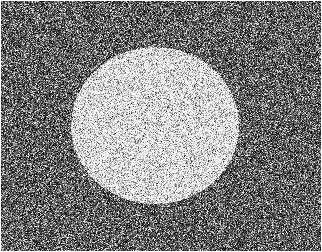
%> input picture Pratikum 5/Noisegray50%Gaussian.png, 322 x 252 px
$ octave Pseudo_code_4_13.m   (GNU Octave 9; MATLAB toolbox functions it lacks are replaced by stand-ins)
%> lines starting %> are read from the running program, lines starting %| are printed output that depends on the picture
clear all;
I = double(imread('Noisegray50%Gaussian.png'));
%> I: size 252x322 double; min 0, max 255, mean 129; mean of the top-left, top-right, bottom-left and bottom-right quarters 131.8, 126.7, 131.6, 126.1
[N,M] = size(I);
%> N = 252; M = 322
B = [1 1 1; 1 1 1; 1 1 1];
Open = imopen(I,B);
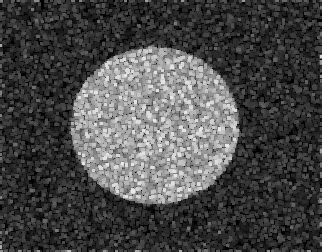
%> Open: size 252x322 double; min 0, max 234, mean 73.9
Close = imclose(Open,B);
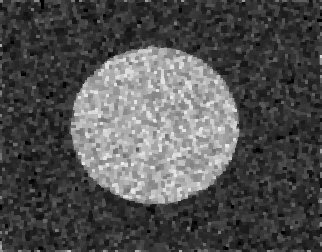
%> Close: size 252x322 double; min 0, max 234, mean 80.7
figure(1) , imshow(uint8(I));
figure(2), imshow(uint8(Close));
